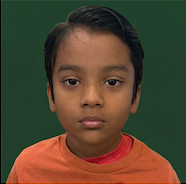
#> input picture Ishaan.png, 186 x 184 px
$ python crop.py Ishaan.png out.png
#> lines starting #> are read from the running program, lines starting #| are printed output that depends on the picture
from PIL import Image
import sys

img_path = sys.argv[1]
num_slices = 4
out_prefix = sys.argv[2]

img = Image.open(img_path)
#> img is the input picture: PIL image 186x184 RGBA; mean R, G, B, A 83.6, 69, 47.9, 255
width, height = img.size
#> width = 186; height = 184
slice_height = height // num_slices
#> slice_height = 46

for i in range(num_slices):
    box = (0, i * slice_height, width, (i + 1) * slice_height)
    slice_img = img.crop(box)
    slice_img.save(f"{out_prefix}_{chr(97+i)}.png")
#> this loop made 4 passes
#> pass 1, `slice_img = img.crop(box)`:
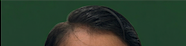
#> slice_img: PIL image 186x46 RGBA; mean R, G, B, A 44.6, 61.4, 45.2, 255
#> pass 2, `slice_img = img.crop(box)`:
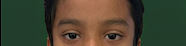
#> slice_img: PIL image 186x46 RGBA; mean R, G, B, A 72.7, 68.9, 49.9, 255
#> pass 3, `slice_img = img.crop(box)`:
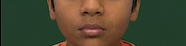
#> slice_img: PIL image 186x46 RGBA; mean R, G, B, A 74.7, 71.4, 49.5, 255
#> after the loop:
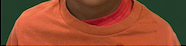
#> slice_img: PIL image 186x46 RGBA; mean R, G, B, A 142.5, 74.1, 46.8, 255
